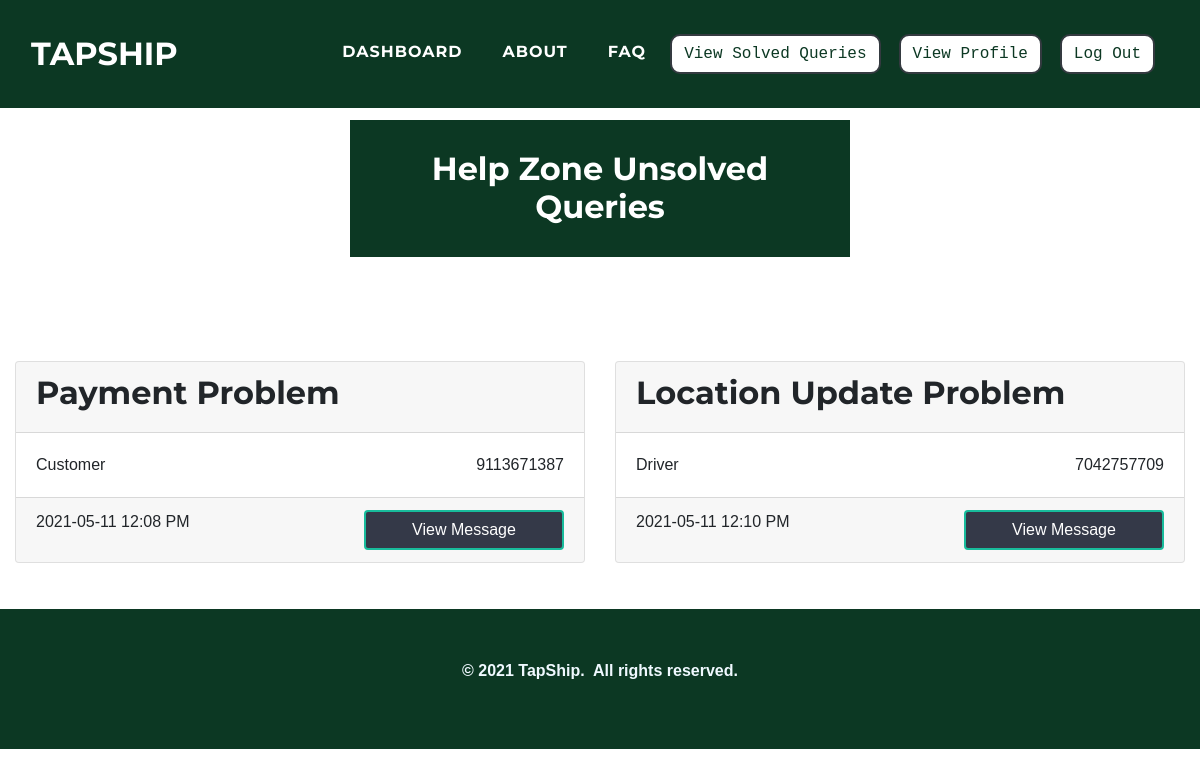
The page /admin/helpzoneunsolvedqueries.php (signed in) on the database as committed earlier.
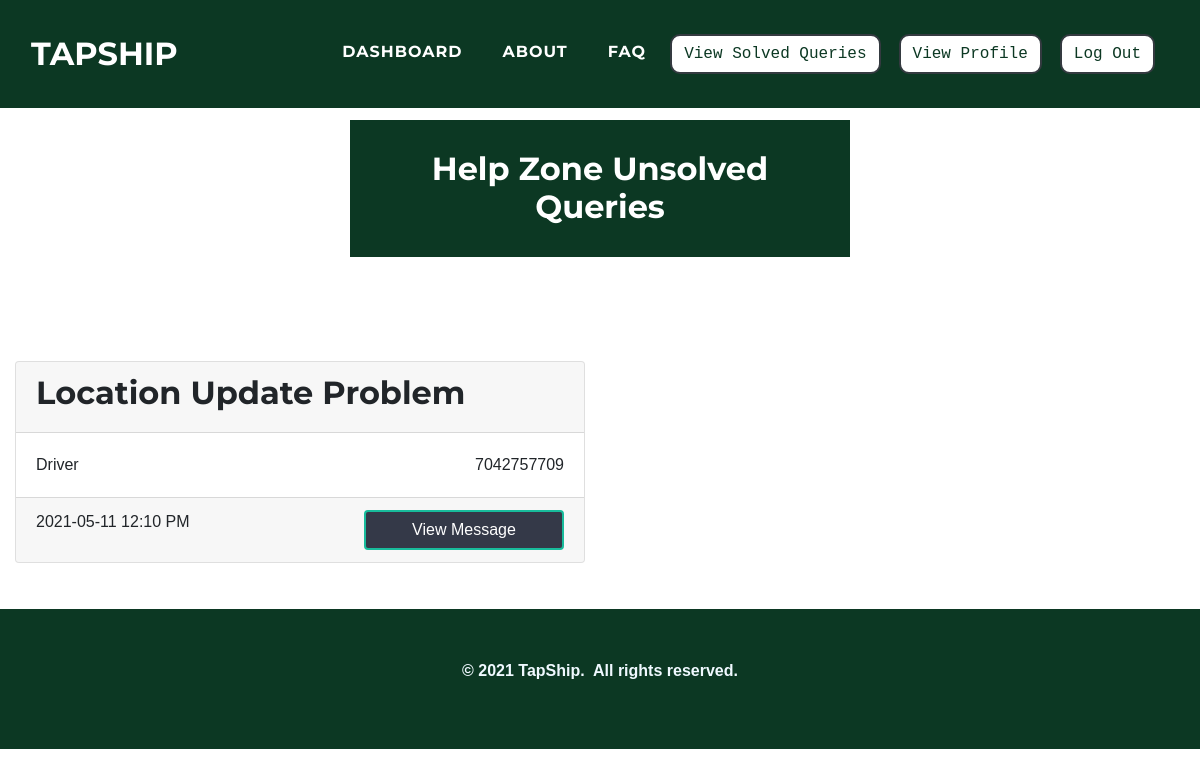
The same page on the database as committed later.
### tables this page shows
CREATE TABLE `queries` (
  `q_id` int NOT NULL,
  `q_subject` varchar(100) NOT NULL,
  `q_message` text NOT NULL,
  `q_by_type` varchar(30) NOT NULL,
  `q_mobile_no` varchar(25) NOT NULL,
  `q_date` varchar(30) DEFAULT NULL,
  `q_time` varchar(30) DEFAULT NULL,
  `q_status` varchar(10) DEFAULT NULL
);

### admin/helpzoneunsolvedqueries.php (the view, shortened to what this page needs)
<?php
$res = $_SESSION["sessionid"];
$a_name = $res;
?>
<!DOCTYPE html>
<html>
<head>
    <link rel="stylesheet" href="../assets/bootstrap/css/bootstrap.min.css">
    <link rel="stylesheet" href="../assets/fonts/font-awesome.min.css">
    <link rel="stylesheet" href="../assets/fonts/ionicons.min.css">
    <link rel="stylesheet" href="../assets/css/Article-List.css">
    <link rel="stylesheet" href="../assets/css/Features-Boxed.css">
    <link rel="stylesheet" href="../assets/css/Footer-Dark.css">
    <link rel="stylesheet" href="../assets/css/Highlight-Blue.css">
    <link rel="stylesheet" href="https://cdnjs.cloudflare.com/ajax/libs/animate.css/3.5.2/animate.min.css">
    <link rel="stylesheet" href="https://cdnjs.cloudflare.com/ajax/libs/aos/2.2.0/aos.css">
    <link rel="stylesheet" href="../assets/css/Login-Form-Clean.css">
    <link rel="stylesheet" href="../assets/css/table-style.css" />
    <link rel="stylesheet" href="../assets/css/card-hover.css">
</head>
<body id="page-top">
    <nav class="navbar navbar-light navbar-expand-lg fixed-top text-uppercase" id="mainNav" style="background: #0c3823;">
        <div class="container-fluid">
            <a class="navbar-brand js-scroll-trigger" data-bs-hover-animate="pulse" href="../index.php" style="font-family: Montserrat, sans-serif;">TAPSHIP</a>
            <div class="collapse navbar-collapse" id="navbarResponsive">
                <ul class="nav navbar-nav ml-auto">
                    <li class="nav-item mx-0 mx-lg-1"><a class="nav-link py-3 px-0 px-lg-3 rounded js-scroll-trigger" data-bs-hover-animate="pulse" href="index.php" style="filter: contrast(100%) grayscale(0%) hue-rotate(0deg) invert(0%) sepia(0%);">DASHBOARD</a></li>
                    <li class="nav-item mx-0 mx-lg-1"><a class="nav-link py-3 px-0 px-lg-3 rounded js-scroll-trigger" data-bs-hover-animate="pulse" href="../about.php">ABOUT</a></li>
                    <li class="nav-item mx-0 mx-lg-1"><a class="nav-link py-3 px-0 px-lg-3 rounded js-scroll-trigger" data-bs-hover-animate="pulse" href="../faq.php">FAQ</a></li>
                    <li class="nav-item mx-0 mx-lg-1"><a href="helpzonesolvedqueries.php"><button class="btn btn-dark text-monospace" data-bs-hover-animate="pulse" type="button" style="margin: 10px;background: rgb(255,255,255);color: #0c3823;margin-left: 0;border-radius: 10px;">View Solved Queries</button></a></li>
                    <li class="nav-item mx-0 mx-lg-1"><a href="updateprofile.php?a_name=<?php echo $a_name; ?>"><button class="btn btn-dark text-monospace" data-bs-hover-animate="pulse" type="button" style="margin: 10px;background: rgb(255,255,255);color: #0c3823;margin-left: 0;border-radius: 10px;">View Profile</button></a></li>
                    <li class="nav-item mx-0 mx-lg-1"><a href="../admin/logout-script.php"><button class="btn btn-dark text-monospace" data-bs-hover-animate="pulse" type="button" style="margin: 10px;background: rgb(255,255,255);color: #0c3823;margin-left: 0;border-radius: 10px;">Log Out</button></a></li>
                </ul>
            </div>
        </div>
    </nav>
    <div class="features-boxed">
        <div class="container-fluid" style="background: #ffffff;">
            <div class="intro" style="background: #0c3823;margin-top: 120px;margin-bottom: 30px;">
                <h2 class="text-center" data-aos="fade" style="color: rgb(255,255,255);padding: 30px;margin-bottom: 0px;">Help Zone Unsolved Queries</h2>
            </div>
        </div>
    </div>
    <br><br>
    <?php
     $con = mysqli_connect("localhost", "root", "", "tapship");
    $query = "SELECT * FROM queries where q_status = '0'";
    $res = mysqli_query($con, $query);
    ?>
    <div class="container-fluid">
        <div class="row" style="margin-top: 10px;">
            <?php while ($row = mysqli_fetch_assoc($res)) { ?>
                <div class="col-md-12 col-xl-6 mb-6 my-3" id="query-id-<?php echo $row['q_id'] ?>">
                    <div class="card">
                        <div class="card-header">
                            <h2><?php echo $row['q_subject']; ?></h2>
                        </div>
                        <div class="card-body"><?php echo $row['q_by_type'] ?><span style="float: right"><?php echo $row['q_mobile_no']; ?></span></div>
                        <div class="card-footer" style=""><span style="float: left"><?php echo $row['q_date'] . " " . $row['q_time']; ?></span><button class="btn btn-primary float-right " type="button" data-toggle="modal" data-target="#mszModal-<?php echo $row['q_id']; ?>" style="background-color: rgb(52,57,72); width: 200px;">View Message</button></div>
                    </div>
                </div>
            <?php
            }
            ?>
        </div>
    </div>
    <div class="footer-dark" style="background: rgb(12,56,35); margin-top: 30px;">
        <footer>
            <div class="container-fluid">
                <p style="text-align: center;"><strong>© 2021 TapShip.&nbsp; All rights reserved.</strong><br></p>
            </div>
        </footer>
    </div>
</body>
</html>

Rows that differ between the two databases and show on the page:
no longer on this page (row edited): queries: q_subject "Payment Problem", q_by_type "Customer", q_mobile_no "9113671387", q_date "2021-05-11", q_time "12:08 PM", $row['q_id'] 2 (drawn)
